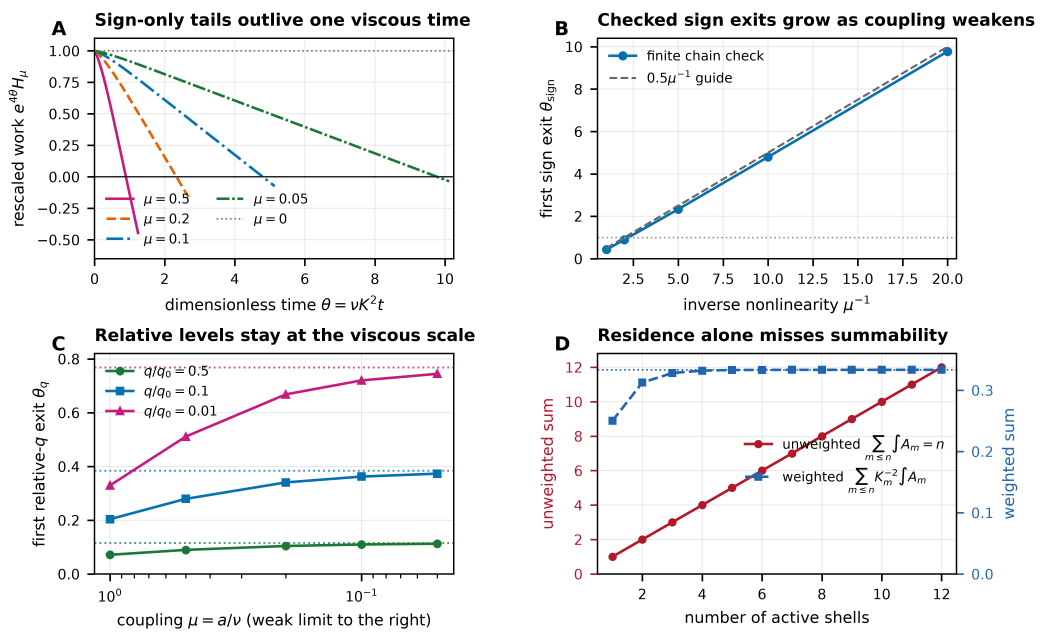
#> input picture figures/r071g-residence/fig-r071g-residence-gate/figure.png, 4204 x 2551 px (shown at 1/4 size)
$ python qa_images.py
#> lines starting #> are read from the running program, lines starting #| are printed output that depends on the picture
#!/usr/bin/env python3
"""Create print-size original and grayscale QA images for visual inspection."""

from pathlib import Path

from PIL import Image, ImageOps


source = Image.open(Path("figure.png")).convert("RGB")
preview_width = 1780
preview_height = round(source.height * preview_width / source.width)
#> preview_height = 1080
preview = source.resize((preview_width, preview_height), Image.Resampling.LANCZOS)
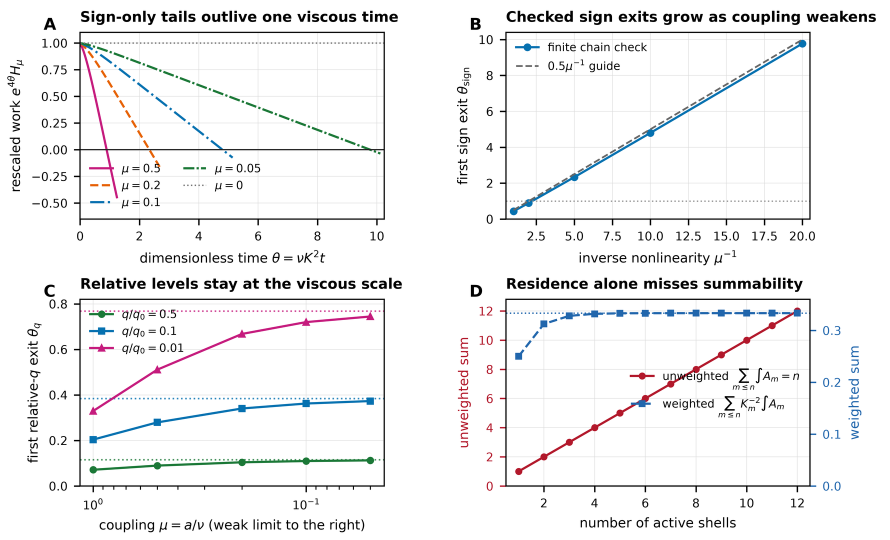
#> preview: PIL image 1780x1080 RGB (shown at 1/2 size); mean R, G, B 241.7, 241.7, 242.3
preview.save("qa-original.png", dpi=(254, 254))
ImageOps.grayscale(preview).convert("RGB").save(
    "qa-grayscale.png", dpi=(254, 254)
)
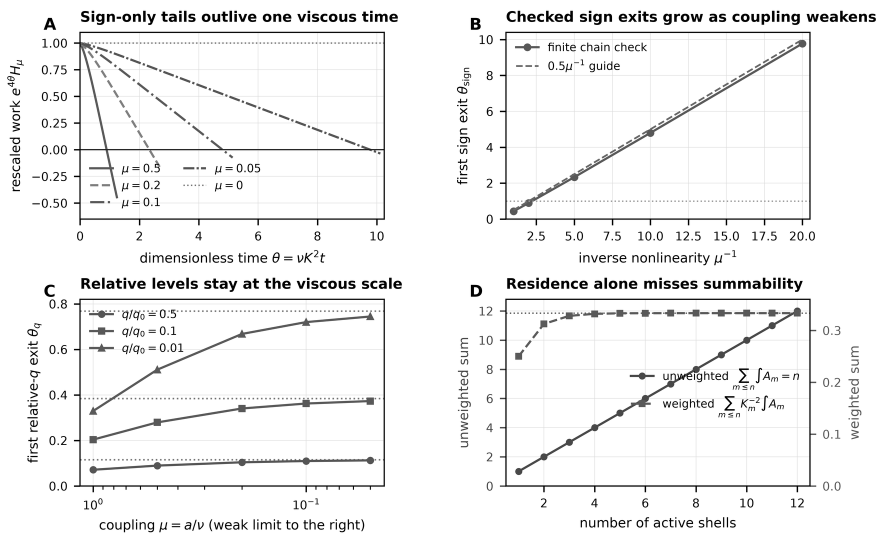
#> saved as qa-grayscale.png: PIL image 1780x1080 RGB (shown at 1/2 size); min 0, max 255, mean 241.8
